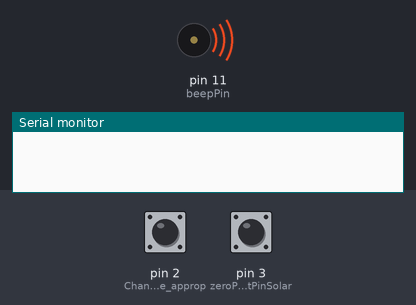
A sketch run on a simulated Arduino Uno, built with avr-gcc and run on an emulated ATmega328P. Parts: buzzer (waves = sounding, pin HIGH), the last lines printed to the serial monitor. Inputs (shaded band) come from the test bench; at power-on: pin 2 (Change_this_to_the_approp) HIGH, pin 3 (zeroPointPinSolar) HIGH.

Above: at 0.1 s.
At 0.6 s:
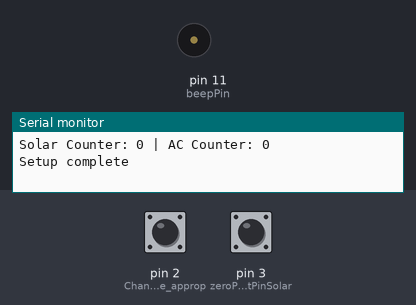
Timing chart, 0 to 2.1 s (numbered marks = the images above):
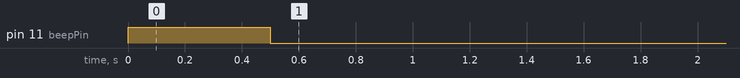

The sketch:

TEST1.ino
```cpp
#include "Arduino.h"

// The pin to which we connect the full wave rectified voltage
#define zeroPointPinSolar 3 // Change this to the appropriate pin for solar zero crossing

// Beeper pin
#define beepPin 11

// The counter we update in the Interrupt Service Routine (ISR)
// which must be marked as volatile
volatile unsigned int zpCounterSolar;
volatile unsigned int zpCounterAC;

// Forward declarations of all functions
void zeroPointDetectSolar();
void zeroPointDetectAC();
void beep();

// Setup    Setup     Setup
void setup() {
  Serial.begin(115200);

  // Initialise beeper
  pinMode(beepPin, OUTPUT);
  beep();

  // Initialise zero point counters (100 counts per second)
  zpCounterSolar = 0;
  zpCounterAC = 0;

  // Interrupt on pin for solar zero point threshold
  pinMode(zeroPointPinSolar, INPUT_PULLUP);
  attachInterrupt(digitalPinToInterrupt(zeroPointPinSolar), zeroPointDetectSolar, FALLING);

  // Interrupt on pin for AC zero point threshold
  pinMode(2, INPUT_PULLUP); // Change this to the appropriate AC pin
  attachInterrupt(digitalPinToInterrupt(2), zeroPointDetectAC, FALLING);

  // All done
  Serial.println("Setup complete");
}

// Loop just for demo
void loop() {
  // If we have exactly 1 second's worth of counters for either solar or AC
  // then beep and reset counters
  if (zpCounterSolar > 99 || zpCounterAC > 99) {
    zpCounterSolar = 0;
    zpCounterAC = 0;
    beep();
  }
}

// This is the ISR for solar zero crossing
void zeroPointDetectSolar() {
  // Update solar zero crossing counter
  zpCounterSolar++;
}

// This is the ISR for AC zero crossing
void zeroPointDetectAC() {
  // Update AC zero crossing counter
  zpCounterAC++;
}

// Beep just for demo
void beep() {
  digitalWrite(beepPin, HIGH);
  delay(500);
  digitalWrite(beepPin, LOW);

  Serial.println("Solar Counter: " + String(zpCounterSolar) + " | AC Counter: " + String(zpCounterAC));
}
```
